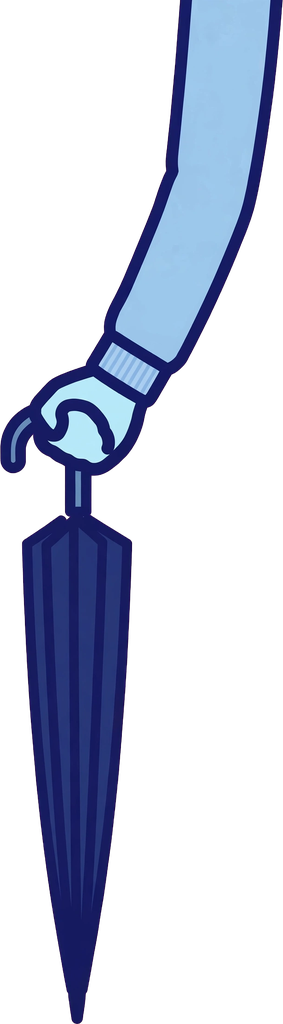
#> input picture tools/backup_v0135/arm_cardigan_umbrella_folding.png, 283 x 1024 px, given in place of arm_polo_umbrella_open.png, which was not available
$ python make_parasol_layer32.py
#> lines starting #> are read from the running program, lines starting #| are printed output that depends on the picture; after the words box and inside, x2 and y2 are one past the last pixel; in counts of white or black regions, pixels touching at a corner belong together
#!/usr/bin/env python3
"""v0.1.32: regenerate the polo parasol layer from the NEW polo
rain layer (v0.1.31 procedure): recolor ONLY the canopy cloth /
ink / shaft pixels toward the pale parasol palette; skin, sleeve
and outline pixels stay bit-identical, alpha untouched — the
silhouette stays pixel-identical to the rain layer."""
import os

import numpy as np
from PIL import Image

BASE = os.path.join(os.path.dirname(os.path.abspath(__file__)), "..", "..")
RES = os.path.join(BASE, "app/src/main/res/drawable-nodpi")
OUT = os.path.join(BASE, "tools/audit32")

INK = np.array([1, 23, 82])
CLOTH_A = np.array([32, 44, 97])
CLOTH_B = np.array([36, 49, 103])
SHAFT = np.array([0, 10, 81])


def recolor(rgb):
    r, g, b = (int(rgb[0]), int(rgb[1]), int(rgb[2]))
    lum = 0.299 * r + 0.587 * g + 0.114 * b
    navy = b > r + 25 and b >= g + 15 and lum < 150
    if not navy:
        return None
    d_ink = np.abs(np.array([r, g, b]) - INK).sum()
    d_a = np.abs(np.array([r, g, b]) - CLOTH_A).sum()
    d_b = np.abs(np.array([r, g, b]) - CLOTH_B).sum()
    d_s = np.abs(np.array([r, g, b]) - SHAFT).sum()
    m = min(d_ink, d_a, d_b, d_s)
    if m == d_ink or m == d_s:
        t = np.array([70, 95, 150])    # lines / shaft -> soft steel blue
    elif m == d_a:
        t = np.array([225, 233, 245])  # cloth A -> near-white
    else:
        t = np.array([198, 214, 235])  # cloth B -> pale blue
    # keep the pixel's own shading offset from its anchor
    anchor = INK if m == d_ink else SHAFT if m == d_s else \
        CLOTH_A if m == d_a else CLOTH_B
    off = np.array([r, g, b]) - anchor
    return tuple(int(min(255, max(0, v))) for v in (t + off))


def main():
    src = Image.open(os.path.join(RES, "arm_polo_umbrella_open.png")) \
        .convert("RGBA")
#> src is the input picture: PIL image 283x1024 RGBA; mean R, G, B, A 23.4, 29.5, 46.9, 77.5
    a = np.asarray(src).copy()
    rgb = a[:, :, :3].astype(int)
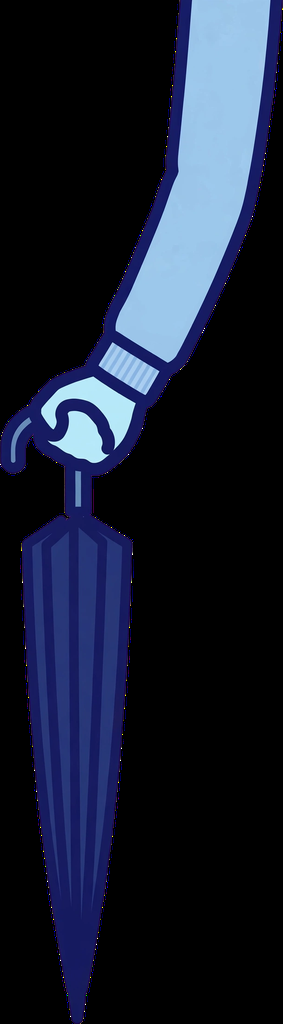
#> rgb: shape (1024, 283, 3) int64; mean R, G, B 23.4, 29.5, 46.9
    alpha = a[:, :, 3]
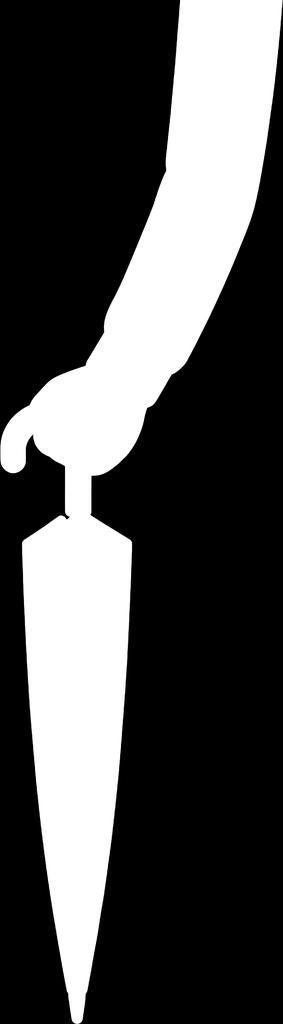
#> alpha: shape (1024, 283); min 0, max 255, mean 77.5
    out = a.copy()
    ys, xs = np.where(alpha > 0)
    changed = np.zeros(alpha.shape, dtype=bool)
    for y, x in zip(ys, xs):
        nc = recolor(rgb[y, x])
        if nc is not None and nc != tuple(rgb[y, x]):
            out[y, x, :3] = nc
            changed[y, x] = True
#> this loop made 91930 passes
#> (x, r in recolor, g in recolor, b in recolor, lum in recolor, navy in recolor) on passes 1, 2, 15: (177, 0, 0, 0, 0, False), (179, 85, 63, 63, 69.58, False), (192, 154, 186, 230, 181.4, False)
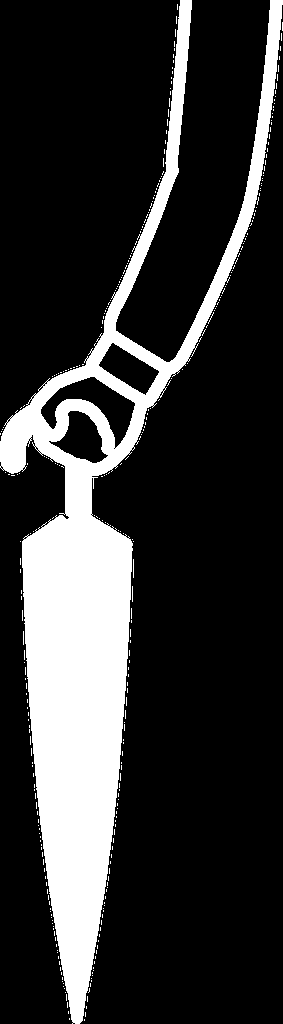
#> changed: shape (1024, 283) bool; 20% white; 339 white regions (338 under 20 px), largest, box (x1, y1, x2, y2) and area: (0, 0, 283, 1024) 57037
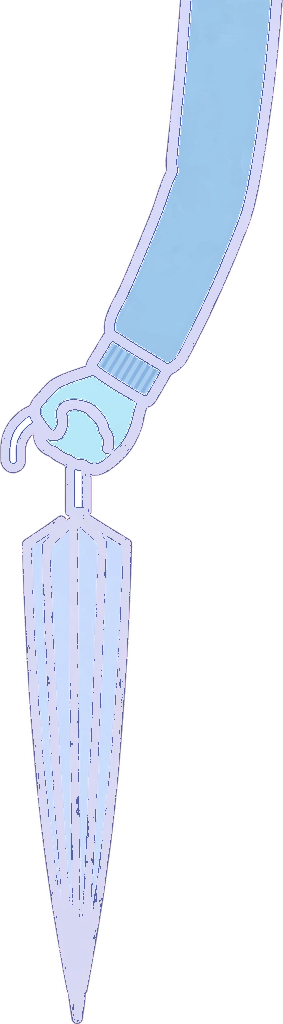
#> out: shape (1024, 283, 4); mean R, G, B, A 57.7, 63.5, 73.8, 77.5; transparent parts drawn white
    assert (out[:, :, 3] == alpha).all(), "alpha changed!"
    # every changed pixel must sit inside the old canopy / shaft
    # mask (dark navy in the source)
    lum = 0.299 * rgb[:, :, 0] + 0.587 * rgb[:, :, 1] + 0.114 * rgb[:, :, 2]
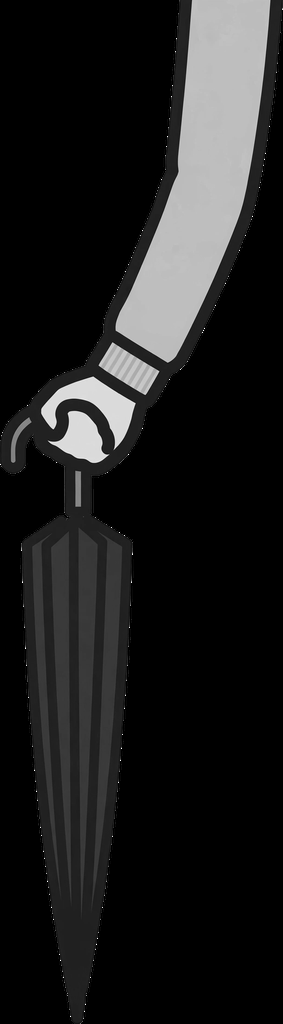
#> lum: shape (1024, 283) float64; min 0, max 255, mean 29.7
    navy_src = (rgb[:, :, 2] > rgb[:, :, 0] + 25) & \
        (rgb[:, :, 2] >= rgb[:, :, 1] + 15) & (lum < 150) & (alpha > 0)
    assert (changed <= navy_src).all(), "recolor leaked outside navy!"
    # skin / sleeve untouched: pixels outside the navy mask identical
    same = ~changed
    assert (out[same] == a[same]).all()
    Image.fromarray(out, "RGBA").save(
        os.path.join(RES, "arm_polo_parasol.png"))
    print("parasol saved; recolored px:", int(changed.sum()),
          "| silhouette identical:",
          bool((out[:, :, 3] == alpha).all()))
#| parasol saved; recolored px: 58069 | silhouette identical: True


if __name__ == "__main__":
    main()
